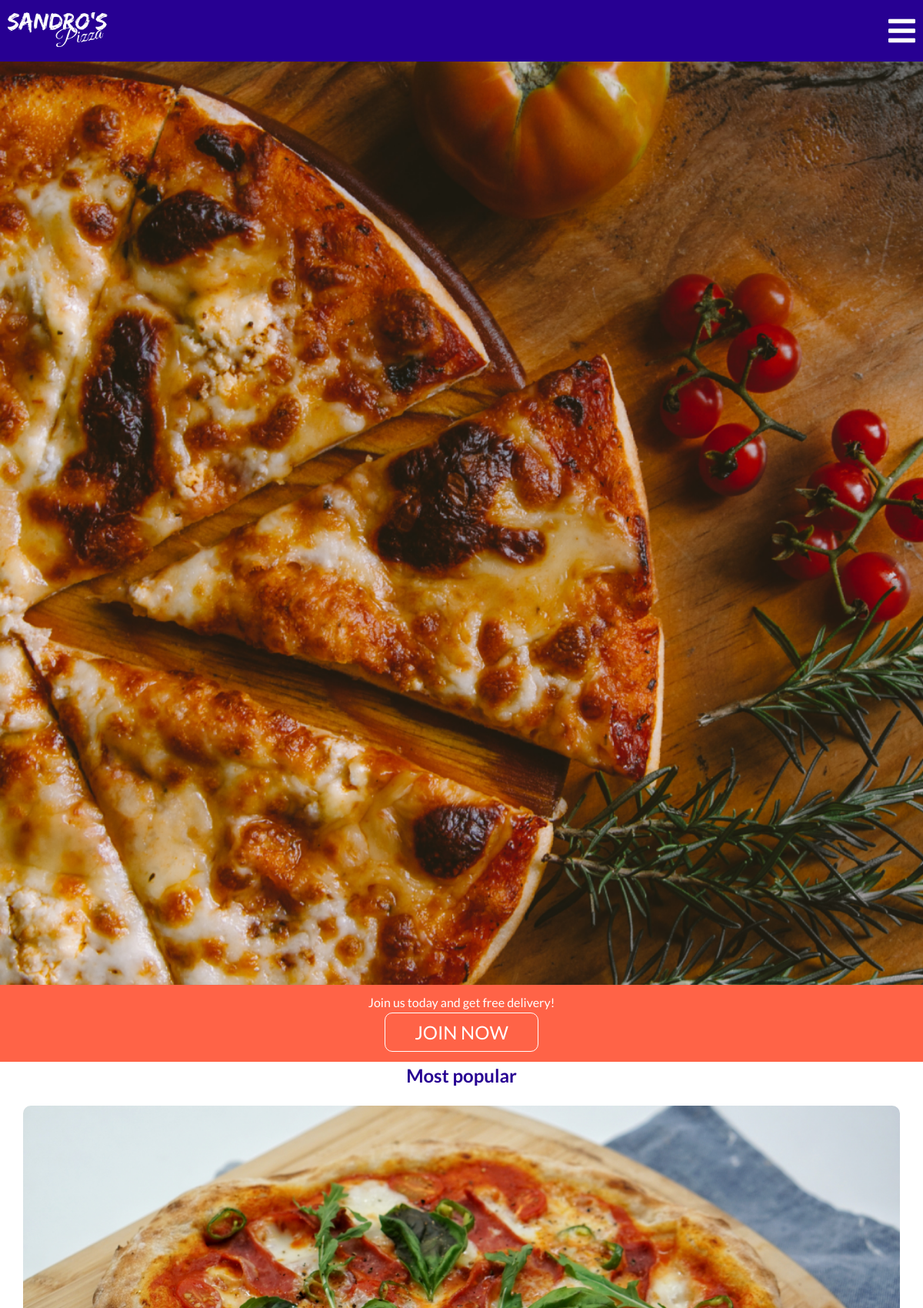
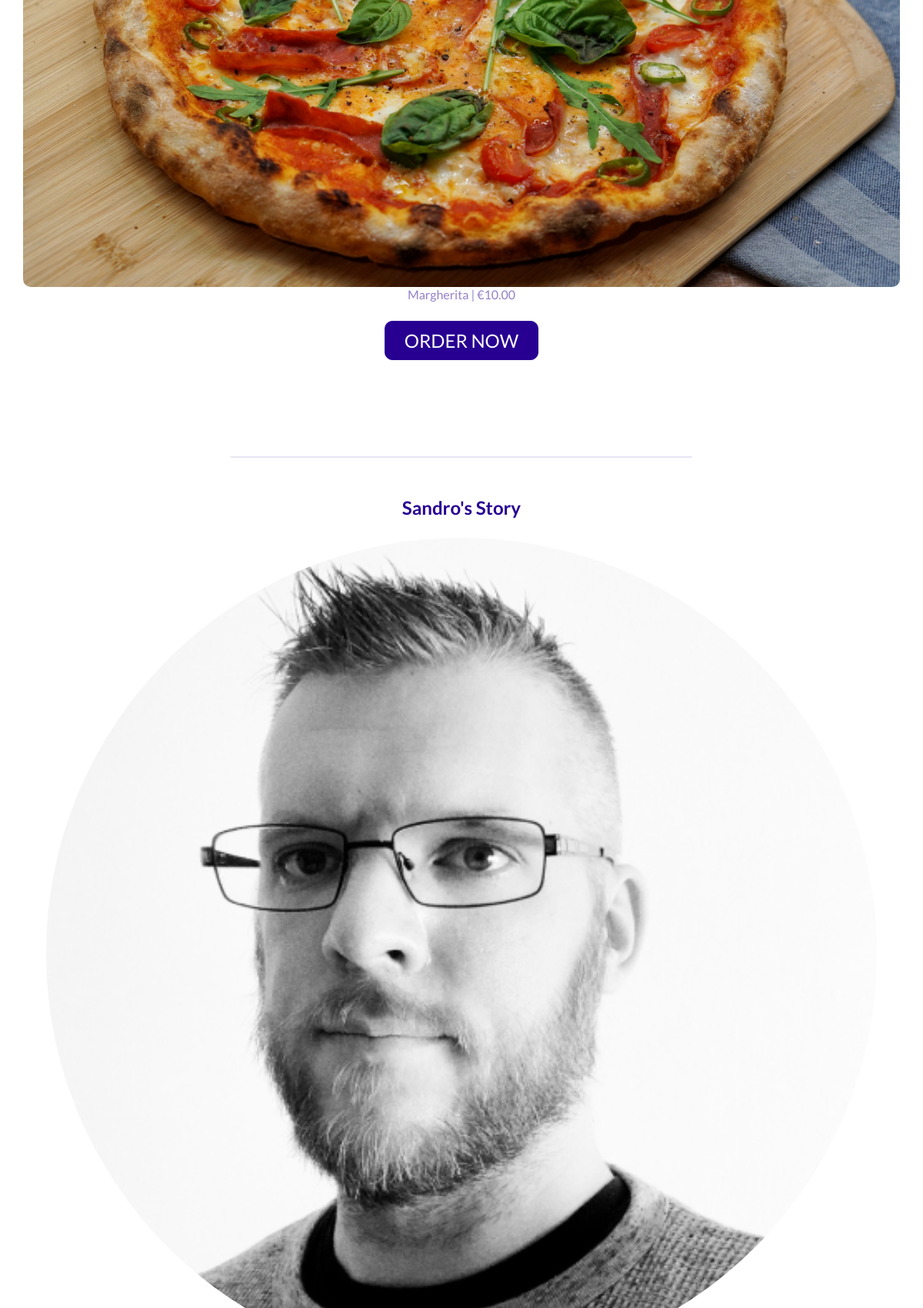
The page / (upper part) on the database its author committed (2 pictures, top to bottom).
### product/models.py (models this page shows, shortened)
class Item(models.Model):
    name = models.CharField(max_length=50)
    ingredients = models.CharField(max_length=100)
    price = models.DecimalField(max_digits=10, decimal_places=2)
    image = models.ImageField(null=True, blank=True)

### home/views.py (the view)
# urls.py: path('', index, name='index'),
def index(request):
    context = {
        'items': Item.objects.all()
    }
    return render(request, 'home/index.html', context)

### order/contexts.py (called while the page is built, shortened)
def contexts(request):
    bag_items = []
    grand_total = 0
    if request.user.is_authenticated:
        delivery_fee = 0
    else:
        delivery_fee = 2
    grand_total += delivery_fee
    order_time = None
    bag = request.session.get('bag', {})
    context = {
        'bag_items': bag_items,
        'grand_total': grand_total,
        'order_time': order_time,
        'delivery_fee': delivery_fee,
    }
    return context

### home/templates/home/index.html (shortened to what this page needs)
{% extends 'base.html' %}
{% load static %}
{% block content %}
    <img class="bg-main" src="{% static 'images/bg-main-mobile.webp' %}" alt="pizza on wooden table - top perspective">
    {% if user.is_anonymous %}
        <div class="subscribe">
            <p class="subscribe__text">Join us today and get free delivery!</p>
            <a href="{% url 'account_signup' %}" class="subscribe__btn btn">JOIN NOW</a>
        </div>
    {% endif %}
    <div class="pizza-carousel" {% if user.is_anonymous %} style="top: -50px;" {% endif %}>
        <h2 class="pizza-carousel__title">Most popular</h2>
        {% for item in items %}
            <div class="pizza-carousel__item animate__animated animate__fadeIn">
                <div class="pizza-carousel__img" style="background-image: url(media/{{item.image}});"></div>
                <p class="pizza-carousel__description">{{ item.name }} | €<span>{{ item.price }}</span></p>
            </div>
        {% endfor %}
        <a href="{% url 'menu' %}" class="pizza-carousel__btn btn">ORDER NOW</a>
    </div>
    <hr class="hr-index">
    <div class="about">
        <h2 class="about__title">Sandro's Story</h2>
        <img class="about__img" src="{% static 'images/sandro.webp' %}" alt="owner photo">
    </div>
{% endblock content %}

### static/css/style.css (style rules this page uses)
* { position: relative; box-sizing: border-box; margin: 0; padding: 0; }
*, a { font-family: 'Lato', sans-serif; color: black; }
body { min-height: 100vh; display: flex; flex-direction: column; justify-content: space-between; }
a { text-decoration: none; }
.btn { display: block; color: white !important; border: 1px solid rgb(39, 0, 146); border-radius: 10px; background-color: rgb(39, 0, 146); padding: 10px; width: 200px; font-size: 1.5rem; text-align: center; }
.bg-main { width: 100%; }
.subscribe { display: flex; flex-direction: column; align-items: center; justify-content: space-evenly; background-color: tomato; height: 100px; padding: 10px; top: -3px; text-align: center; }
.subscribe__text, .subscribe__btn { color: white; }
.subscribe__btn { background-color: tomato; border-color: white; }
.pizza-carousel { padding: 50px 0; }
.pizza-carousel__title, .about__title { text-align: center; color: rgb(39, 0, 146); margin-bottom: 25px; }
.pizza-carousel__item { display: none; margin: 0 auto; }
.pizza-carousel__item--active { display: block; }
.pizza-carousel__img { background-size: cover; width: 95vw; height: 53vw; margin: 0 auto; border-radius: 10px; }
.pizza-carousel__description { text-align: center; color: rgba(39, 0, 146, 0.5); }
.pizza-carousel__description span { color: rgb(39, 0, 146, 0.5); }
.pizza-carousel__btn { margin: 25px auto; }
.about__title { margin-top: 50px; }
.about__img { display: block; width: 90vw; margin: 0 auto; border-radius: 50%; }
.hr-index { border: 1px solid rgb(39, 0, 146, 0.1); width: 50vw; margin: 0 auto; }

### rows shown on the page
Item: image (picture), name "Margherita", price "10.00"
